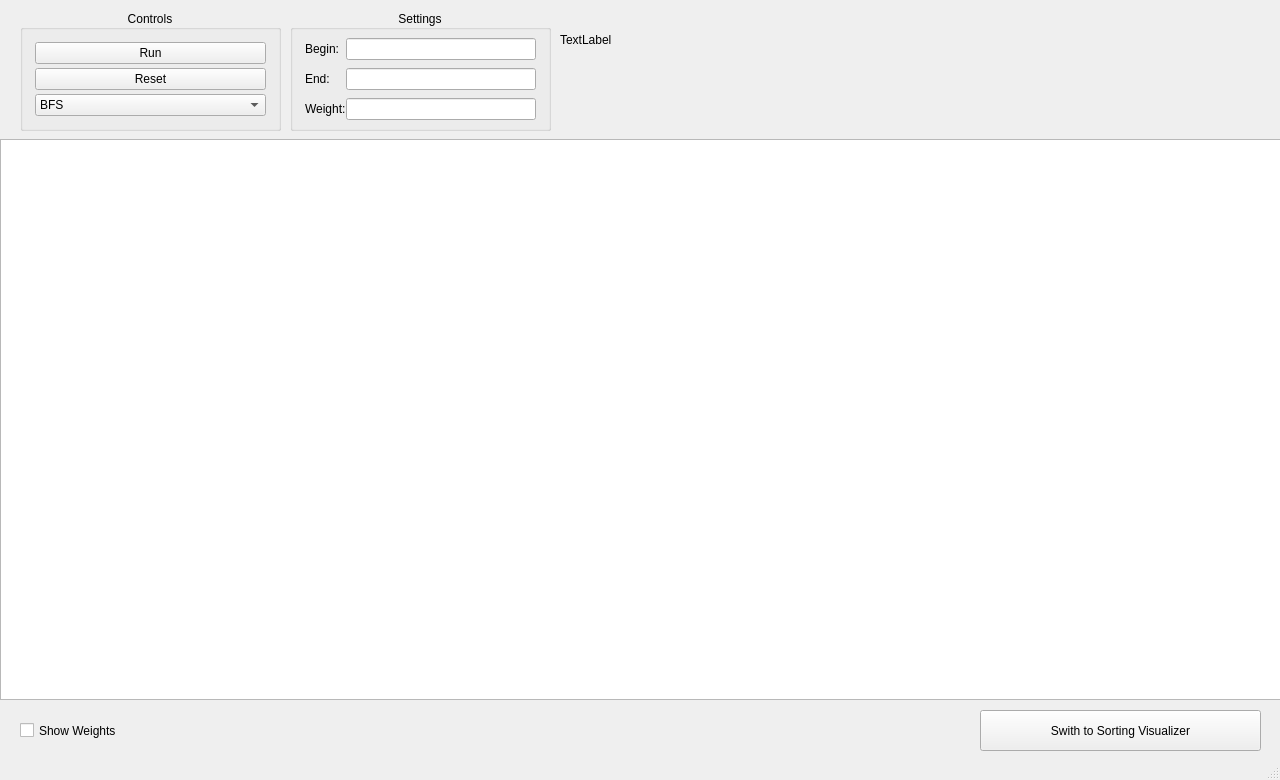
<?xml version="1.0" encoding="UTF-8"?>
<ui version="4.0">
 <class>SecondWindow</class>
 <widget class="QMainWindow" name="SecondWindow">
  <property name="geometry">
   <rect>
    <x>0</x>
    <y>0</y>
    <width>1280</width>
    <height>780</height>
   </rect>
  </property>
  <property name="windowTitle">
   <string>Undirected Graph Visualizer</string>
  </property>
  <property name="windowIcon">
   <iconset theme="QIcon::ThemeIcon::SyncSynchronizing"/>
  </property>
  <widget class="QWidget" name="centralwidget">
   <widget class="QGraphicsView" name="graphicsView">
    <property name="geometry">
     <rect>
      <x>0</x>
      <y>139</y>
      <width>1281</width>
      <height>561</height>
     </rect>
    </property>
    <property name="mouseTracking">
     <bool>false</bool>
    </property>
    <property name="focusPolicy">
     <enum>Qt::FocusPolicy::NoFocus</enum>
    </property>
    <property name="autoFillBackground">
     <bool>false</bool>
    </property>
    <property name="styleSheet">
     <string notr="true"/>
    </property>
    <property name="backgroundBrush">
     <brush brushstyle="SolidPattern">
      <color alpha="255">
       <red>255</red>
       <green>255</green>
       <blue>255</blue>
      </color>
     </brush>
    </property>
    <property name="interactive">
     <bool>true</bool>
    </property>
    <property name="transformationAnchor">
     <enum>QGraphicsView::ViewportAnchor::AnchorUnderMouse</enum>
    </property>
   </widget>
   <widget class="QLabel" name="messageUpdate">
    <property name="geometry">
     <rect>
      <x>560</x>
      <y>30</y>
      <width>481</width>
      <height>20</height>
     </rect>
    </property>
    <property name="text">
     <string>TextLabel</string>
    </property>
   </widget>
   <widget class="QCheckBox" name="weightVisibilityCheckbox">
    <property name="geometry">
     <rect>
      <x>20</x>
      <y>710</y>
      <width>121</width>
      <height>41</height>
     </rect>
    </property>
    <property name="text">
     <string>Show Weights</string>
    </property>
   </widget>
   <widget class="QGroupBox" name="groupBox">
    <property name="geometry">
     <rect>
      <x>20</x>
      <y>10</y>
      <width>261</width>
      <height>121</height>
     </rect>
    </property>
    <property name="title">
     <string>Controls</string>
    </property>
    <property name="alignment">
     <set>Qt::AlignmentFlag::AlignCenter</set>
    </property>
    <layout class="QVBoxLayout" name="verticalLayout_2">
     <property name="spacing">
      <number>0</number>
     </property>
     <property name="leftMargin">
      <number>0</number>
     </property>
     <property name="topMargin">
      <number>0</number>
     </property>
     <property name="rightMargin">
      <number>0</number>
     </property>
     <property name="bottomMargin">
      <number>0</number>
     </property>
     <item>
      <layout class="QVBoxLayout" name="verticalLayout">
       <property name="spacing">
        <number>4</number>
       </property>
       <property name="leftMargin">
        <number>12</number>
       </property>
       <property name="topMargin">
        <number>0</number>
       </property>
       <property name="rightMargin">
        <number>12</number>
       </property>
       <item>
        <widget class="QPushButton" name="runButton">
         <property name="text">
          <string>Run</string>
         </property>
        </widget>
       </item>
       <item>
        <widget class="QPushButton" name="resetButton">
         <property name="text">
          <string>Reset</string>
         </property>
        </widget>
       </item>
       <item>
        <widget class="QComboBox" name="algorithmComboBox">
         <item>
          <property name="text">
           <string>BFS</string>
          </property>
         </item>
         <item>
          <property name="text">
           <string>DFS</string>
          </property>
         </item>
         <item>
          <property name="text">
           <string>Dijkstra</string>
          </property>
         </item>
        </widget>
       </item>
      </layout>
     </item>
    </layout>
   </widget>
   <widget class="QGroupBox" name="groupBox_2">
    <property name="geometry">
     <rect>
      <x>290</x>
      <y>10</y>
      <width>261</width>
      <height>121</height>
     </rect>
    </property>
    <property name="title">
     <string>Settings</string>
    </property>
    <property name="alignment">
     <set>Qt::AlignmentFlag::AlignCenter</set>
    </property>
    <layout class="QVBoxLayout" name="verticalLayout_3">
     <property name="spacing">
      <number>0</number>
     </property>
     <property name="leftMargin">
      <number>0</number>
     </property>
     <property name="topMargin">
      <number>0</number>
     </property>
     <property name="rightMargin">
      <number>0</number>
     </property>
     <property name="bottomMargin">
      <number>0</number>
     </property>
     <item>
      <layout class="QFormLayout" name="formLayout">
       <property name="verticalSpacing">
        <number>8</number>
       </property>
       <property name="leftMargin">
        <number>12</number>
       </property>
       <property name="topMargin">
        <number>8</number>
       </property>
       <property name="rightMargin">
        <number>12</number>
       </property>
       <item row="0" column="0">
        <widget class="QLabel" name="label_3">
         <property name="text">
          <string>Begin:</string>
         </property>
        </widget>
       </item>
       <item row="0" column="1">
        <widget class="QLineEdit" name="startBox"/>
       </item>
       <item row="1" column="0">
        <widget class="QLabel" name="label_2">
         <property name="text">
          <string>End:</string>
         </property>
        </widget>
       </item>
       <item row="1" column="1">
        <widget class="QLineEdit" name="endBox"/>
       </item>
       <item row="2" column="0">
        <widget class="QLabel" name="label">
         <property name="text">
          <string>Weight:</string>
         </property>
        </widget>
       </item>
       <item row="2" column="1">
        <widget class="QLineEdit" name="weightInputLineEdit"/>
       </item>
      </layout>
     </item>
    </layout>
   </widget>
   <widget class="QWidget" name="verticalLayoutWidget_2">
    <property name="geometry">
     <rect>
      <x>980</x>
      <y>710</y>
      <width>281</width>
      <height>41</height>
     </rect>
    </property>
    <layout class="QVBoxLayout" name="verticalLayout_4">
     <property name="spacing">
      <number>0</number>
     </property>
     <item>
      <widget class="QPushButton" name="runButton_2">
       <property name="sizePolicy">
        <sizepolicy hsizetype="Minimum" vsizetype="MinimumExpanding">
         <horstretch>0</horstretch>
         <verstretch>0</verstretch>
        </sizepolicy>
       </property>
       <property name="text">
        <string>Swith to Sorting Visualizer</string>
       </property>
      </widget>
     </item>
    </layout>
   </widget>
  </widget>
  <widget class="QStatusBar" name="statusbar"/>
 </widget>
 <resources/>
 <connections/>
</ui>
